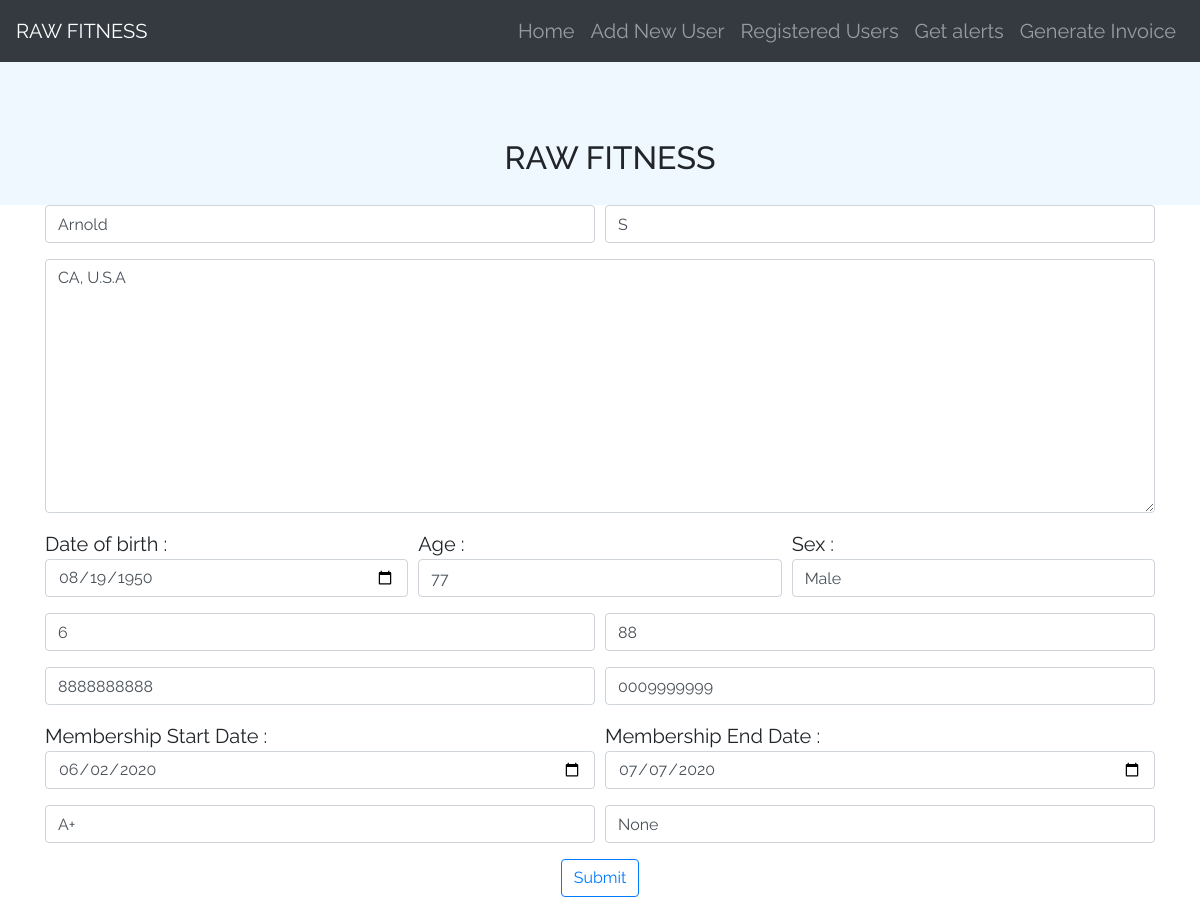
The page /update/1 on the database as committed earlier.
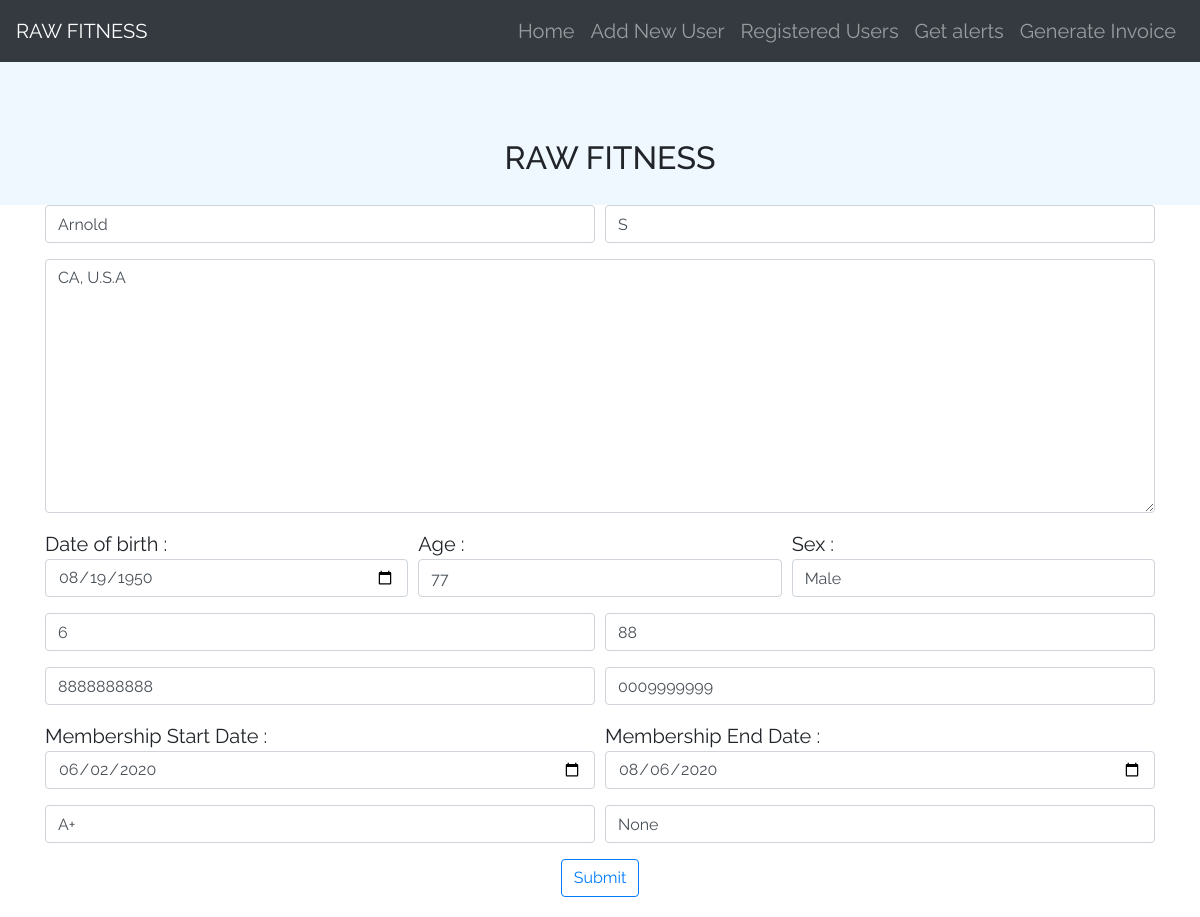
The same page on the database as committed later.
### fitness/models.py (models this page shows, shortened)
class AddUsers(models.Model):
	first_name = models.CharField(max_length=300)
	last_name = models.CharField(max_length=300)
	date_of_birth = models.DateField()
	age = models.IntegerField(max_length=2)
	sex = models.CharField(max_length=10)
	height = models.CharField(max_length=20)
	weight = models.CharField(max_length=20)
	full_address = models.TextField(max_length=None)
	phone_number = models.CharField(max_length=20)
	alternate_phone = models.CharField(max_length=20)
	membership_start_date = models.DateField(default=timezone.now)
	membership_end_date = models.DateField(default=timezone.now)
	blood_group =  models.CharField(max_length=20)
	medical_history =  models.CharField(max_length=300)

### fitness/views.py (the view, shortened to what this page needs)
# urls.py: path('update/<int:pk>',views.UsersUpdateView.as_view(),name='update'),
class UsersUpdateView(UpdateView):
	model = AddUsers
	form_class = AddUsersForm
	template_name = "add_users.html"
	success_url ="/"

### fitness/forms.py
class AddUsersForm(forms.ModelForm):
	class Meta:
		model = AddUsers
		fields = '__all__'
		widgets = {
            'date_of_birth': DateInput(),
			'membership_start_date':DateInput(),
			'membership_end_date':DateInput(),
        }

### assets/templates/add_users.html (shortened to what this page needs)
{% extends "base.html" %}
{% load widget_tweaks %}
{% block content %}
 <div class="container">
<form method="POST" enctype="multipart/form-data">
  <div class="form-row">
    <div class="form-group col-md-6">
    {% render_field form.first_name class="form-control" placeholder="Enter First Name"%}
    </div>
    <div class="form-group col-md-6">
    {% render_field form.last_name class="form-control" placeholder="Enter Last Name"%}
    </div>
  </div>
  <div class="form-group">
    {% render_field form.full_address class="form-control" placeholder="Enter Full Address"%}
  </div>
  <div class="form-row">
    <div class="form-group col-md-4">
    Date of birth : {% render_field form.date_of_birth class="form-control" placeholder="Date of birth"%}
    </div>
    <div class="form-group col-md-4">
      Age : {% render_field form.age class="form-control" placeholder="Age"%}
    </div>
    <div class="form-group col-md-4">
      Sex : {% render_field form.sex class="form-control" placeholder="Sex"%}
    </div>
  </div>
    <div class="form-row">
        <div class="form-group col-md-6">
        {% render_field form.height class="form-control" placeholder="Height"%}
        </div>
        <div class="form-group col-md-6">
        {% render_field form.weight class="form-control" placeholder="Weight"%}
        </div>
    </div>
   <div class="form-row">
        <div class="form-group col-md-6">
        {% render_field form.phone_number class="form-control" placeholder="Phone Number"%}
        </div>
        <div class="form-group col-md-6">
        {% render_field form.alternate_phone class="form-control" placeholder="Alternate Phone"%}
        </div>
    </div>
    <div class="form-row">
        <div class="form-group col-md-6">
        Membership Start Date : {% render_field form.membership_start_date class="form-control" placeholder="Membership Start Date"%}
        </div>
        <div class="form-group col-md-6">
        Membership End Date : {% render_field form.membership_end_date class="form-control" placeholder="Membership End Date"%}
        </div>
    </div>
    <div class="form-row">
        <div class="form-group col-md-6">
        {% render_field form.blood_group class="form-control" placeholder="Blood group"%}
        </div>
        <div class="form-group col-md-6">
        {% render_field form.medical_history class="form-control" placeholder="Medical History"%}
        </div>
    </div>
  <center><button type="submit" class="btn btn-outline-primary">Submit</button></center>
</form>
</div>
{% endblock content %}

Rows that differ between the two databases and show on the page:
changed AddUsers "Arnold": membership_end_date "07/07/2020" → "08/06/2020"
